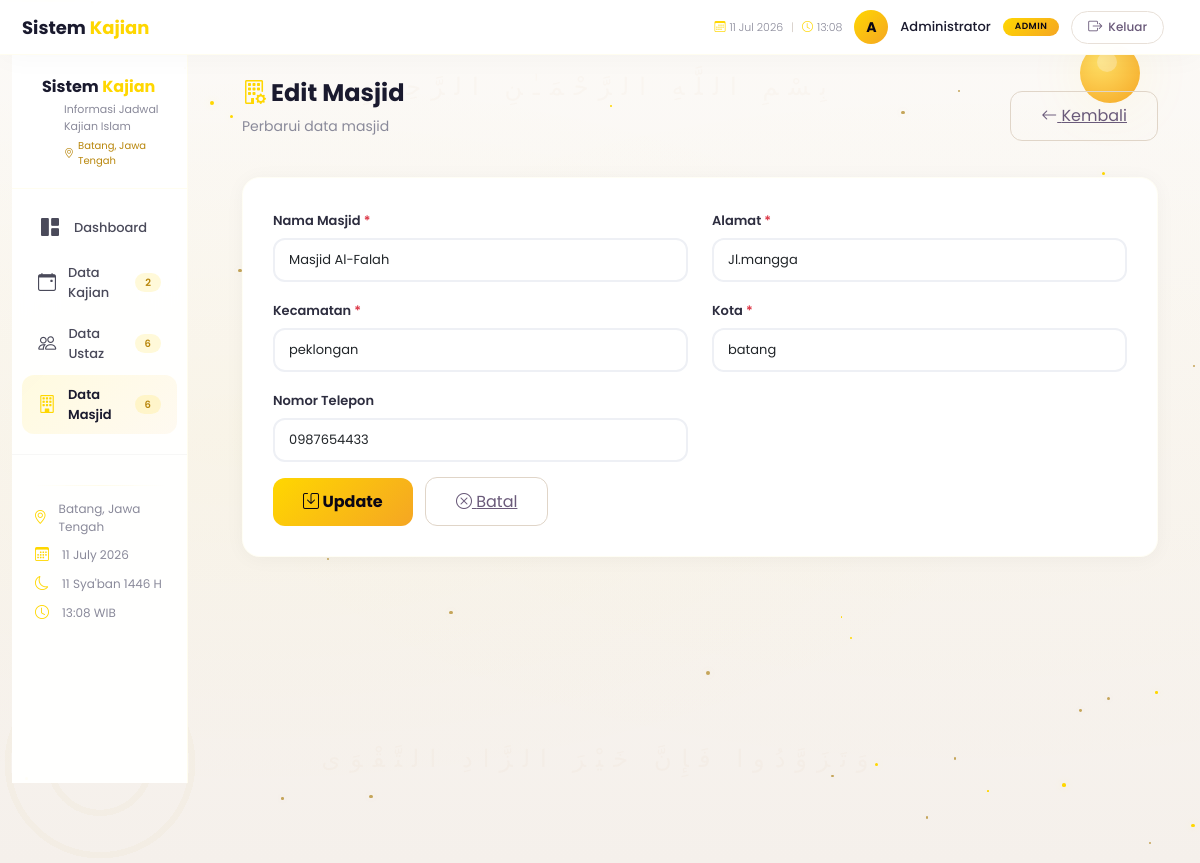
/masjid/update.php?id=11 (signed in), run on the app's committed database.
### tables this page shows
CREATE TABLE IF NOT EXISTS `masjid` (
  `id` int(11) NOT NULL AUTO_INCREMENT,
  `nama_masjid` varchar(255) NOT NULL,
  `alamat` text NOT NULL,
  `kecamatan` varchar(100) NOT NULL,
  `kota` varchar(100) NOT NULL,
  `no_telepon` varchar(20) DEFAULT NULL,
  `created_at` timestamp NOT NULL DEFAULT current_timestamp(),
  `updated_at` timestamp NOT NULL DEFAULT current_timestamp() ON UPDATE current_timestamp(),
  PRIMARY KEY (`id`)
);

### koneksi.php (called while the page is built, shortened)
<?php
function getIslamicDate() {
    $islamicMonths = [
        'Muharram', 'Safar', 'Rabi\'ul Awwal', 'Rabi\'ul Akhir',
        'Jumadil Ula', 'Jumadil Akhir', 'Rajab', 'Sya\'ban',
        'Ramadhan', 'Syawal', 'Dzulqa\'dah', 'Dzulhijjah'
    ];
    $hijriYear = 1446;
    $hijriMonth = (int)date('n') % 12;
    $hijriDay = (int)date('j') % 30;
    return $hijriDay . ' ' . $islamicMonths[$hijriMonth] . ' ' . $hijriYear . ' H';
}
?>

### masjid/update.php (the view, shortened to what this page needs)
<?php
require_once '../koneksi.php';
$id = isset($_GET['id']) ? (int)$_GET['id'] : 0;
$data = null;
$error = '';
if ($id > 0) {
    $query = "SELECT * FROM masjid WHERE id = $id";
    $result = mysqli_query($koneksi, $query);
    if (mysqli_num_rows($result) > 0) {
        $data = mysqli_fetch_assoc($result);
    } else {
        $error = 'Data tidak ditemukan!';
    }
} else {
    $error = 'ID tidak valid!';
}
$total_kajian = mysqli_fetch_assoc(mysqli_query($koneksi, "SELECT COUNT(*) as total FROM kajian"))['total'];
$total_ustaz = mysqli_fetch_assoc(mysqli_query($koneksi, "SELECT COUNT(*) as total FROM ustaz"))['total'];
$total_masjid = mysqli_fetch_assoc(mysqli_query($koneksi, "SELECT COUNT(*) as total FROM masjid"))['total'];
$lokasi = 'Batang, Jawa Tengah';
?>
<!DOCTYPE html>
<html lang="id">
<head>
    <link href="https://cdn.jsdelivr.net/npm/bootstrap@5.3.0/dist/css/bootstrap.min.css" rel="stylesheet">
    <link href="https://cdn.jsdelivr.net/npm/bootstrap-icons@1.11.0/font/bootstrap-icons.css" rel="stylesheet">
</head>
<body>
    <div class="islamic-bg">
        <div class="stars-container" id="stars"></div>
        <div class="moon-wrap"><div class="moon"></div></div>
        <div class="arabic-text top">بِسْمِ اللَّهِ الرَّحْمَـٰنِ الرَّحِيمِ</div>
        <div class="arabic-text bottom">وَتَزَوَّدُوا فَإِنَّ خَيْرَ الزَّادِ التَّقْوَى</div>
    </div>
    <nav class="navbar-premium">
        <div class="container-fluid">
            <div class="row align-items-center w-100">
                <div class="col-md-4 col-6">
                    <a href="../dashboard.php" class="brand">
                        <span>Sistem <span class="gold">Kajian</span></span>
                    </a>
                </div>
                <div class="col-md-8 col-6 text-end">
                    <div class="user-info justify-content-end">
                        <span class="time-display">
                            <i class="bi bi-calendar3"></i> <?php echo date('d M Y'); ?>
                            <span style="margin:0 4px;color:#d0c8c0;">|</span>
                            <i class="bi bi-clock"></i> <?php echo date('H:i'); ?>
                        </span>
                        <div class="user-avatar">
                            <?php echo strtoupper(substr($_SESSION['nama_lengkap'], 0, 1)); ?>
                        </div>
                        <span class="user-name"><?php echo $_SESSION['nama_lengkap']; ?></span>
                        <span class="user-role"><?php echo ucfirst($_SESSION['role']); ?></span>
                        <a href="../logout.php" class="btn-logout-premium">
                            <i class="bi bi-box-arrow-right"></i> Keluar
                        </a>
                    </div>
                </div>
            </div>
        </div>
    </nav>
    <div class="container-fluid">
        <div class="row">
            <div class="col-lg-2 col-md-3">
                <div class="sidebar-premium">
                    <div class="brand-sidebar">
                        <div class="logo-text">
                            <span>Sistem <span class="gold">Kajian</span></span>
                        </div>
                        <div class="sub-text">Informasi Jadwal Kajian Islam</div>
                        <div class="lokasi-text">
                            <i class="bi bi-geo-alt"></i> <?php echo $lokasi; ?>
                        </div>
                    </div>
                    <ul class="nav-sidebar">
                        <li><a href="../dashboard.php"><i class="bi bi-grid-1x2-fill"></i> Dashboard</a></li>
                        <li><a href="../kajian/read.php"><i class="bi bi-calendar-event"></i> Data Kajian <span class="badge-sidebar"><?php echo $total_kajian; ?></span></a></li>
                        <li><a href="../ustaz/read.php"><i class="bi bi-people"></i> Data Ustaz <span class="badge-sidebar"><?php echo $total_ustaz; ?></span></a></li>
                        <li><a href="read.php" class="active"><i class="bi bi-building"></i> Data Masjid <span class="badge-sidebar"><?php echo $total_masjid; ?></span></a></li>
                    </ul>
                    <div class="sidebar-footer">
                        <div class="divider-light"></div>
                        <div class="footer-item"><i class="bi bi-geo-alt"></i> <span><?php echo $lokasi; ?></span></div>
                        <div class="footer-item"><i class="bi bi-calendar3"></i> <span><?php echo date('d F Y'); ?></span></div>
                        <div class="footer-item"><i class="bi bi-moon"></i> <span><?php echo getIslamicDate(); ?></span></div>
                        <div class="footer-item"><i class="bi bi-clock"></i> <span><?php echo date('H:i'); ?> WIB</span></div>
                    </div>
                </div>
            </div>
            <div class="col-lg-10 col-md-9">
                <div class="main-content">
                    <div class="d-flex justify-content-between align-items-center mb-4">
                        <div>
                            <h1 class="page-title"><i class="bi bi-building-gear" style="color:#FFD700;"></i> Edit Masjid</h1>
                            <p class="page-subtitle">Perbarui data masjid</p>
                        </div>
                        <a href="read.php" class="btn-back"><i class="bi bi-arrow-left"></i> Kembali</a>
                    </div>
                    <?php if ($error && !$data): ?>
                    <div class="alert-custom error"><i class="bi bi-exclamation-circle"></i> <?php echo $error; ?></div>
                    <?php else: ?>
                    <div class="form-card">
                        <form method="POST" action="" class="needs-validation" novalidate>
                            <div class="row">
                                <div class="col-md-6 mb-3">
                                    <label class="form-label">Nama Masjid <span class="text-danger">*</span></label>
                                    <input type="text" class="form-control" name="nama_masjid" required value="<?php echo htmlspecialchars($data['nama_masjid']); ?>">
                                </div>
                                <div class="col-md-6 mb-3">
                                    <label class="form-label">Alamat <span class="text-danger">*</span></label>
                                    <input type="text" class="form-control" name="alamat" required value="<?php echo htmlspecialchars($data['alamat']); ?>">
                                </div>
                                <div class="col-md-6 mb-3">
                                    <label class="form-label">Kecamatan <span class="text-danger">*</span></label>
                                    <input type="text" class="form-control" name="kecamatan" required value="<?php echo htmlspecialchars($data['kecamatan']); ?>">
                                </div>
                                <div class="col-md-6 mb-3">
                                    <label class="form-label">Kota <span class="text-danger">*</span></label>
                                    <input type="text" class="form-control" name="kota" required value="<?php echo htmlspecialchars($data['kota']); ?>">
                                </div>
                                <div class="col-md-6 mb-3">
                                    <label class="form-label">Nomor Telepon</label>
                                    <input type="text" class="form-control" name="no_telepon" value="<?php echo htmlspecialchars($data['no_telepon']); ?>">
                                </div>
                            </div>
                            <button type="submit" name="update" class="btn-save"><i class="bi bi-save"></i> Update</button>
                            <a href="read.php" class="btn-back ms-2"><i class="bi bi-x-circle"></i> Batal</a>
                        </form>
                    </div>
                    <?php endif; ?>
                </div>
            </div>
        </div>
    </div>
</body>
</html>

### data on the page
masjid: nama_masjid "Masjid Al-Falah", alamat "Jl.mangga", kecamatan "peklongan", kota "batang", no_telepon "0987654433"

### other printed values
substr($_SESSION['nama_lengkap'], 0, 1) "A"
$_SESSION['nama_lengkap'] "Administrator"
$_SESSION['role'] "ADMIN"
$lokasi "Batang, Jawa Tengah"
$total_kajian "2"
$total_ustaz "6"
$total_masjid "6"
getIslamicDate() "11 Sya'ban 1446 H"
